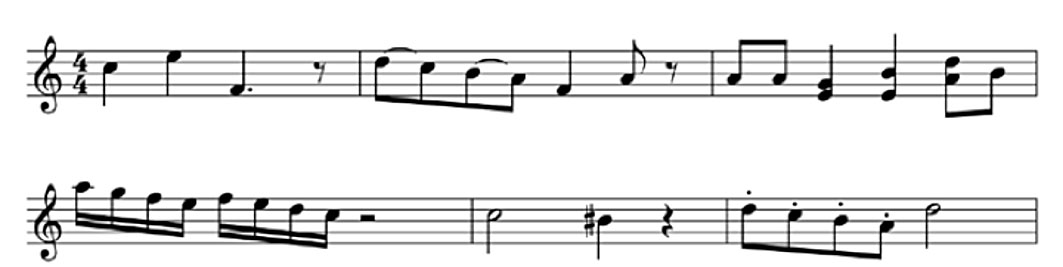
%> input picture Images/Le_1_Example.jpg, 1063 x 267 px
$ octave --eval "result = betterMask(imread('Images/Le_1_Example.jpg'));"   (GNU Octave 9; MATLAB toolbox functions it lacks are replaced by stand-ins)
%> lines starting %> are read from the running program, lines starting %| are printed output that depends on the picture; in (x1, y1, x2, y2) boxes, pixels count from 0 and x2, y2 are one past the last pixel; in counts of white or black regions, pixels touching at a corner belong together; the program's own positions count from 1
function [imageresult] = betterMask(image)
    imagef = 1-imclose(image, strel('line', 8, 90)); % scale based on image
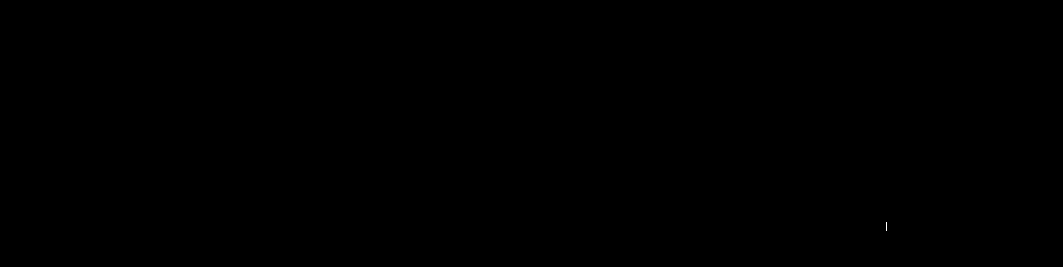
%> imagef: size 267x1063x3 uint8; values 0 (black) and 1 (white), 0% white in thin lines or dots, all inside (x1, y1, x2, y2) = (886, 222, 887, 231)
    imagef = 1-imextendedmin(imagef, graythresh(imagef));

    % H LINES ONLY (without affecting features)
    imageh = imclose(image, strel('line', 30, 0));
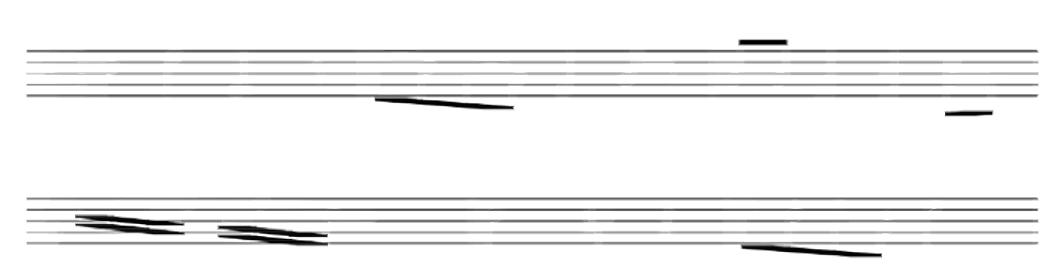
%> imageh: size 267x1063x3 uint8; min 0, max 255, mean 240.3
    imageh = imerode(imageh, strel('line', 2, 90));
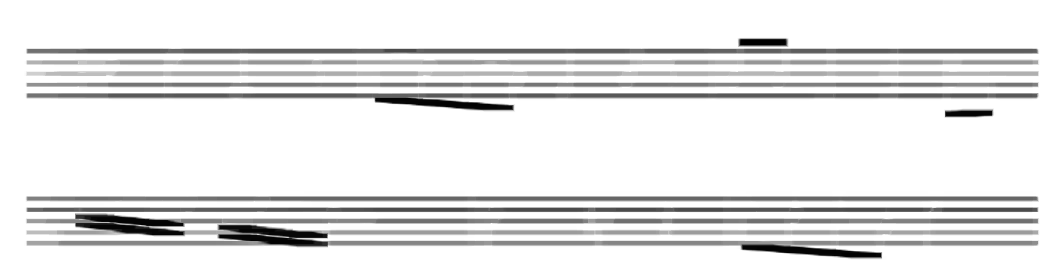
%> imageh: size 267x1063x3 uint8; min 0, max 255, mean 230
    imageh = 1-((1-imagef) .* (1-imageh));
%> imageh: size 267x1063x3 uint8; values 0 (black) and 1 (white), 99.9% white; 1 black region, box (x1, y1, x2, y2) and area: (744, 40, 784, 45) 194
    imageh = histeq(imageh);

    % Remove H lines and emphasize shapes
    imagep = 1-(imageh .* (1-image));
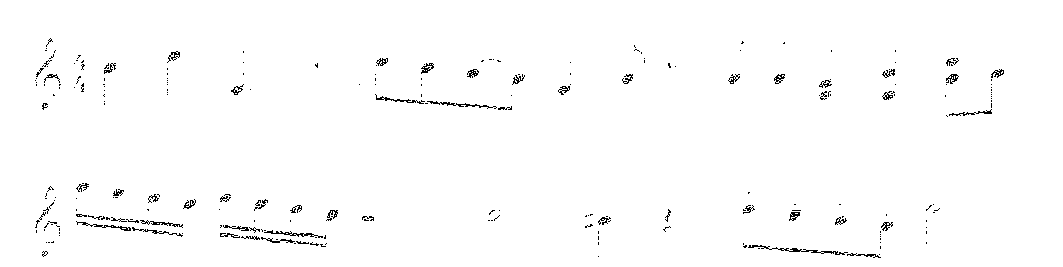
%> imagep: size 267x1063x3 uint8; values 0 (black) and 1 (white), 98.7% white; black in thin lines or dots, all inside (x1, y1, x2, y2) = (35, 38, 1004, 258)
    imagep(imagep > 0.95) = 1;
    imagep = 1-imbinarize(histeq(imagep), 'global');
    imagep = imclose(imagep, strel('disk', 3, 4));
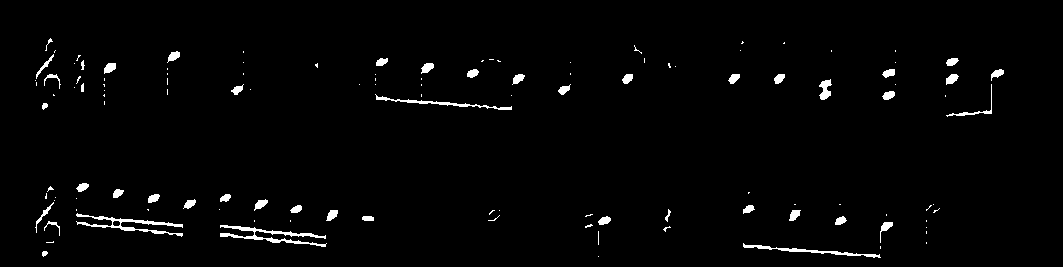
%> imagep: size 267x1063x3 double; values 0 (black) and 1 (white), 1.9% white; 124 white regions (78 under 20 px), largest, box (x1, y1, x2, y2) and area: (220, 225, 327, 247) 624, (76, 213, 183, 237) 582, (743, 243, 881, 258) 378
    imagep = imopen(imagep, strel('line', 1, 90));
    imagep = bwareaopen(imagep, 20);
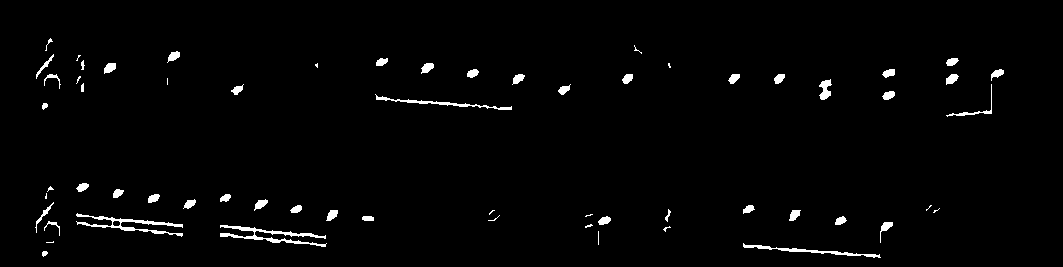
%> imagep: size 267x1063x3 logical; 1.8% white; 63 white regions (17 under 20 px), largest, box (x1, y1, x2, y2) and area: (220, 225, 327, 247) 624, (76, 213, 183, 237) 582, (743, 243, 881, 258) 378

    image(~imagep) = 1;
    imageresult = image;
end

$ run again, on Images/TestStaff.jpg
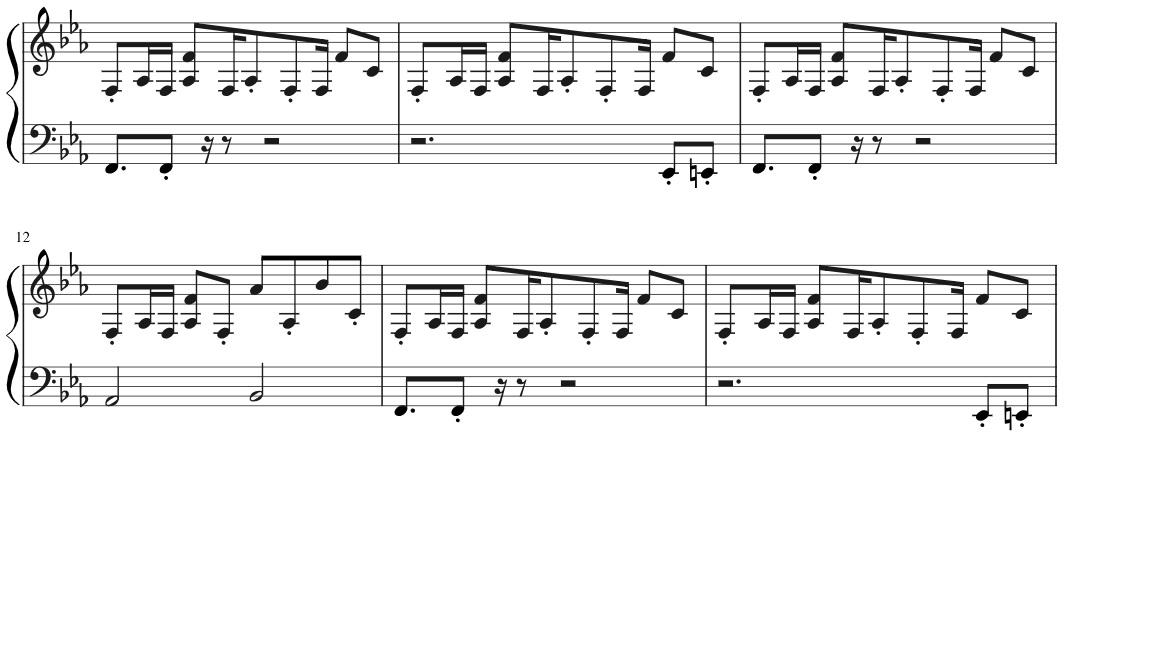
%> input picture Images/TestStaff.jpg, 1152 x 648 px
%> in betterMask, `imagep = 1-(imageh .* (1-image));`:
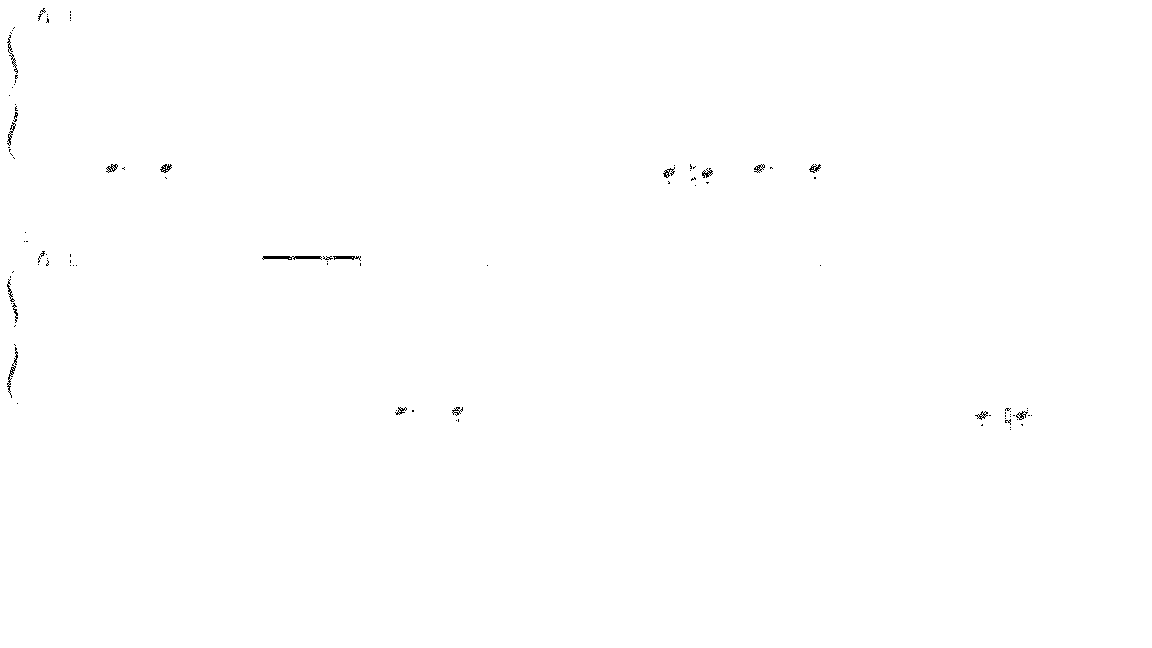
%> imagep: size 648x1152x3 uint8; values 0 (black) and 1 (white), 99.8% white; black in thin lines or dots, all inside (x1, y1, x2, y2) = (7, 8, 1032, 430)
%> in betterMask, `imagep = imclose(imagep, strel('disk', 3, 4));`:
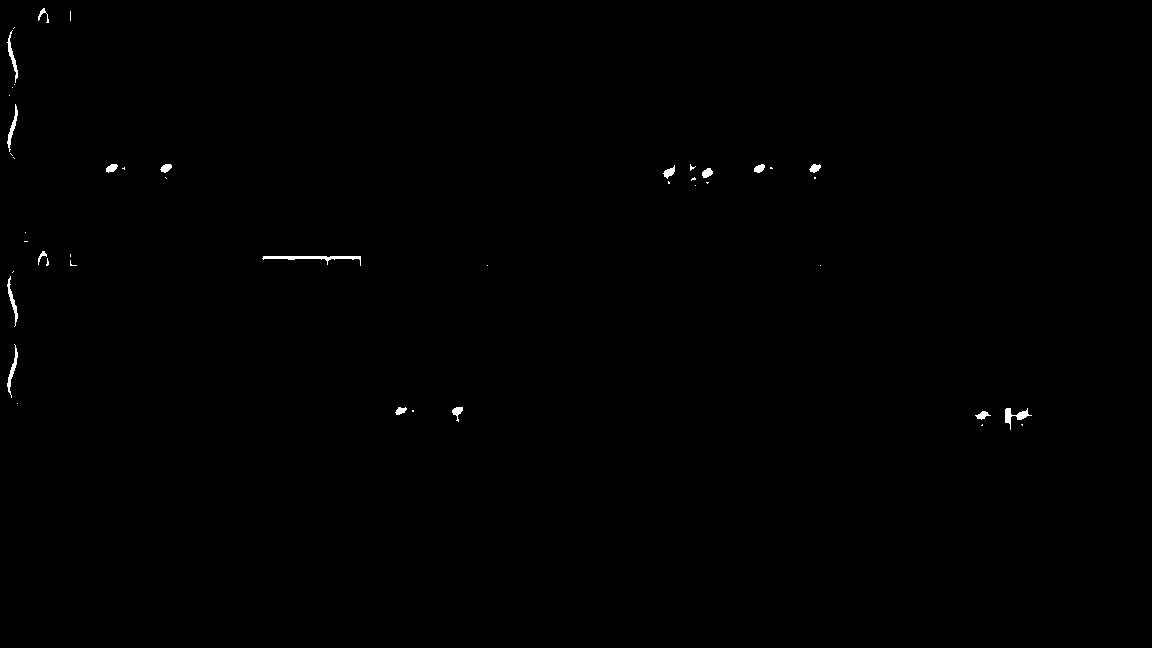
%> imagep: size 648x1152x3 double; values 0 (black) and 1 (white), 0.27% white; 45 white regions (28 under 20 px), largest, box (x1, y1, x2, y2) and area: (262, 256, 361, 266) 325, (1005, 408, 1032, 430) 193, (7, 344, 18, 398) 158

$ run again, on Images/im0_1.jpg
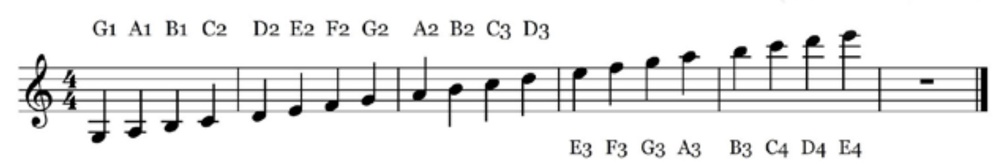
%> input picture Images/im0_1.jpg, 1000 x 165 px, shrunk from 1760 x 291 before the run
%> in betterMask, `imagep = 1-(imageh .* (1-image));`:
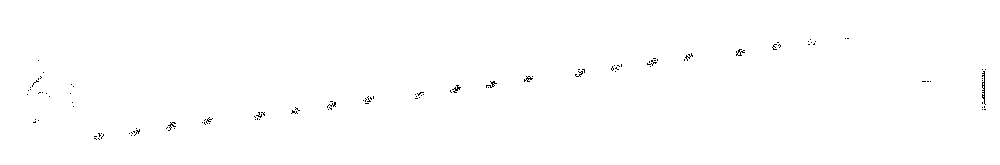
%> imagep: size 165x1000x3 uint8; values 0 (black) and 1 (white), 99.7% white; black in thin lines or dots, all inside (x1, y1, x2, y2) = (27, 38, 986, 140)
%> in betterMask, `image(~imagep) = 1;`:
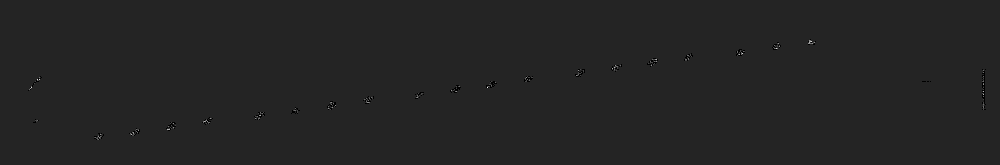
%> image: size 165x1000x3 uint8; min 0, max 7, mean 1; drawn with min black and max white
